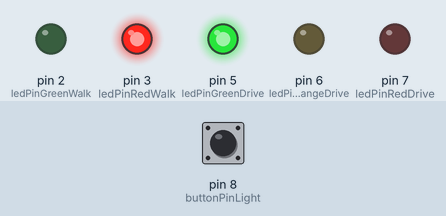
A sketch run on a simulated Arduino Uno, built with avr-gcc and run on an emulated ATmega328P. Shown: output pins drawn as LEDs (lit = HIGH). Inputs (shaded band) come from the test bench; at power-on: pin 8 (buttonPinLight) LOW.

Above: at 1.2 s.
1.3 s: pin 8 (buttonPinLight) pulled HIGH for 0.15 s
At 2.4 s:
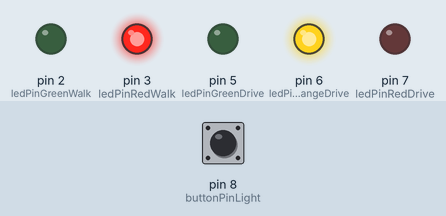
At 6.6 s:
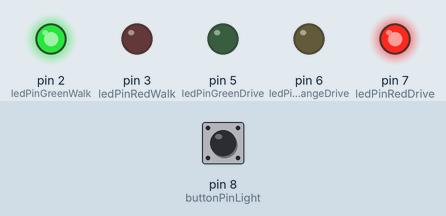
Timing chart, 0 to 17.8 s (numbered marks = the images above; inputs shaded):
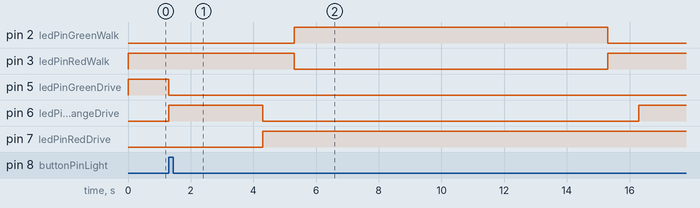

The sketch:

CircuitInteractif.ino
```cpp
/*
Auteur :      Erik Bartmann
Nom :         La machine à états (circuit interactif)
Version :     1.0
*/
#define DELAY0 10000        // Pause 0, 10 secondes
#define DELAY1 1000         // Pause 1, 1 seconde
#define DELAY2 2000         // Pause 2, 2 secondes
#define DELAY3 3000         // Pause 3, 3 secondes
int ledPinRedDrive = 7;     // Broche 7 commande la LED rouge (feux pour automobilistes)
int ledPinOrangeDrive = 6;  // Broche 6 commande la LED orange (feux pour automobilistes)
int ledPinGreenDrive = 5;   // Broche 5 commande la LED verte (feux pour automobilistes)
int ledPinRedWalk = 3;      // Broche 3 commande la LED rouge (feux pour piétons)
int ledPinGreenWalk = 2;    // Broche 2 commande la LED verte (feux pour piétons)
int buttonPinLight = 8;     // Bouton gérant les feux reliés à la broche 8
int buttonLightValue = LOW; // Variable pour l'état du bouton gérant les feux

void setup(){
  pinMode(ledPinRedDrive, OUTPUT);      // Broche comme sortie
  pinMode(ledPinOrangeDrive, OUTPUT);   // Broche comme sortie
  pinMode(ledPinGreenDrive, OUTPUT);    // Broche comme sortie
  pinMode(ledPinRedWalk, OUTPUT);       // Broche comme sortie
  pinMode(ledPinGreenWalk, OUTPUT);     // Broche comme sortie
  pinMode(buttonPinLight, INPUT);       // Broche comme entrée
  digitalWrite(ledPinGreenDrive, HIGH); // Valeurs de départ (vert pour automobilistes)
  digitalWrite(ledPinRedWalk, HIGH);    // Valeurs de départ (rouge pour piétons)
}
void loop(){
  // Lire l'état du bouton gérant les feux dans la variable
  buttonLightValue = digitalRead (buttonPinLight);
  // Si bouton appuyé, fonction appelée
  if(buttonLightValue == HIGH)
    lightChange();
}
void lightChange(){
  digitalWrite(ledPinGreenDrive, LOW);
  digitalWrite(ledPinOrangeDrive, HIGH); delay(DELAY3);
  digitalWrite(ledPinOrangeDrive, LOW);
  digitalWrite(ledPinRedDrive, HIGH); delay(DELAY1);
  digitalWrite(ledPinRedWalk, LOW);
  digitalWrite(ledPinGreenWalk, HIGH); delay(DELAY0);
  digitalWrite(ledPinGreenWalk, LOW);
  digitalWrite(ledPinRedWalk, HIGH); delay(DELAY1);
  digitalWrite(ledPinOrangeDrive, HIGH); delay(DELAY2);
  digitalWrite(ledPinRedDrive, LOW);
  digitalWrite(ledPinOrangeDrive, LOW);
  digitalWrite(ledPinGreenDrive, HIGH);
}
```

Measured:
- after the input at 1.3 s, pin 2 (ledPinGreenWalk): LOW → HIGH after 4.0 s, → LOW 10.0 s later; pin 3 (ledPinRedWalk): HIGH → LOW after 4.0 s, → HIGH 10.0 s later; pin 5 (ledPinGreenDrive): HIGH → LOW at once; pin 6 (ledPinOrangeDrive): LOW → HIGH at once, → LOW 3.0 s later, → HIGH 12.0 s later; pin 7 (ledPinRedDrive): LOW → HIGH after 3.0 s
